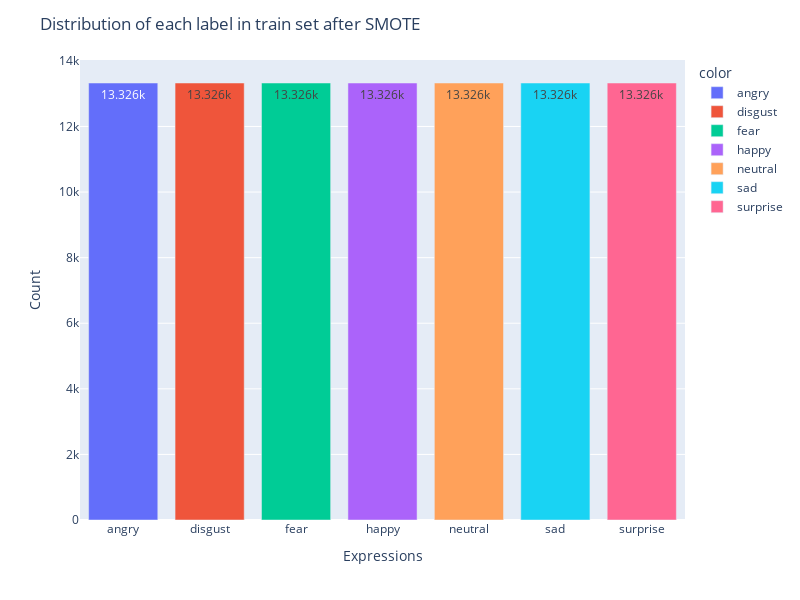

Notebook code cell kept with this figure:
### Code cell
labels = ["angry", "disgust", "fear", "happy", "neutral", "sad", "surprise"]
fig = px.bar(x=labels, y=class_count_in_train_smote_set, color=labels)

fig.update_layout(
    title="Distribution of each label in train set after SMOTE",
    xaxis_title="Expressions",
    yaxis_title="Count",
    height=600,
    width=800,
)

fig.update_traces(texttemplate="%{y}", textposition="inside")

fig.show()

### Figure 1 — Plotly figure (JSON) as saved in the notebook; plotly's stock layout.template omitted (floating-point values rounded to 4 significant figures)
{"data": [{"alignmentgroup": "True", "hovertemplate": "color=angry<br>x=%{x}<br>y=%{y}<extra></extra>", "legendgroup": "angry", "marker": {"color": "#636efa", "pattern": {"shape": ""}}, "name": "angry", "offsetgroup": "angry", "orientation": "v", "showlegend": true, "textposition": "inside", "texttemplate": "%{y}", "type": "bar", "x": ["angry"], "xaxis": "x", "y": [13326], "yaxis": "y"}, {"alignmentgroup": "True", "hovertemplate": "color=disgust<br>x=%{x}<br>y=%{y}<extra></extra>", "legendgroup": "disgust", "marker": {"color": "#EF553B", "pattern": {"shape": ""}}, "name": "disgust", "offsetgroup": "disgust", "orientation": "v", "showlegend": true, "textposition": "inside", "texttemplate": "%{y}", "type": "bar", "x": ["disgust"], "xaxis": "x", "y": [13326], "yaxis": "y"}, {"alignmentgroup": "True", "hovertemplate": "color=fear<br>x=%{x}<br>y=%{y}<extra></extra>", "legendgroup": "fear", "marker": {"color": "#00cc96", "pattern": {"shape": ""}}, "name": "fear", "offsetgroup": "fear", "orientation": "v", "showlegend": true, "textposition": "inside", "texttemplate": "%{y}", "type": "bar", "x": ["fear"], "xaxis": "x", "y": [13326], "yaxis": "y"}, {"alignmentgroup": "True", "hovertemplate": "color=happy<br>x=%{x}<br>y=%{y}<extra></extra>", "legendgroup": "happy", "marker": {"color": "#ab63fa", "pattern": {"shape": ""}}, "name": "happy", "offsetgroup": "happy", "orientation": "v", "showlegend": true, "textposition": "inside", "texttemplate": "%{y}", "type": "bar", "x": ["happy"], "xaxis": "x", "y": [13326], "yaxis": "y"}, {"alignmentgroup": "True", "hovertemplate": "color=neutral<br>x=%{x}<br>y=%{y}<extra></extra>", "legendgroup": "neutral", "marker": {"color": "#FFA15A", "pattern": {"shape": ""}}, "name": "neutral", "offsetgroup": "neutral", "orientation": "v", "showlegend": true, "textposition": "inside", "texttemplate": "%{y}", "type": "bar", "x": ["neutral"], "xaxis": "x", "y": [13326], "yaxis": "y"}, {"alignmentgroup": "True", "hovertemplate": "color=sad<br>x=%{x}<br>y=%{y}<extra></extra>", "legendgroup": "sad", "marker": {"color": "#19d3f3", "pattern": {"shape": ""}}, "name": "sad", "offsetgroup": "sad", "orientation": "v", "showlegend": true, "textposition": "inside", "texttemplate": "%{y}", "type": "bar", "x": ["sad"], "xaxis": "x", "y": [13326], "yaxis": "y"}, {"alignmentgroup": "True", "hovertemplate": "color=surprise<br>x=%{x}<br>y=%{y}<extra></extra>", "legendgroup": "surprise", "marker": {"color": "#FF6692", "pattern": {"shape": ""}}, "name": "surprise", "offsetgroup": "surprise", "orientation": "v", "showlegend": true, "textposition": "inside", "texttemplate": "%{y}", "type": "bar", "x": ["surprise"], "xaxis": "x", "y": [13326], "yaxis": "y"}], "layout": {"barmode": "relative", "height": 600, "legend": {"title": {"text": "color"}, "tracegroupgap": 0}, "margin": {"t": 60}, "title": {"text": "Distribution of each label in train set after SMOTE"}, "width": 800, "xaxis": {"anchor": "y", "domain": [0, 1], "title": {"text": "Expressions"}}, "yaxis": {"anchor": "x", "domain": [0, 1], "title": {"text": "Count"}}}}
